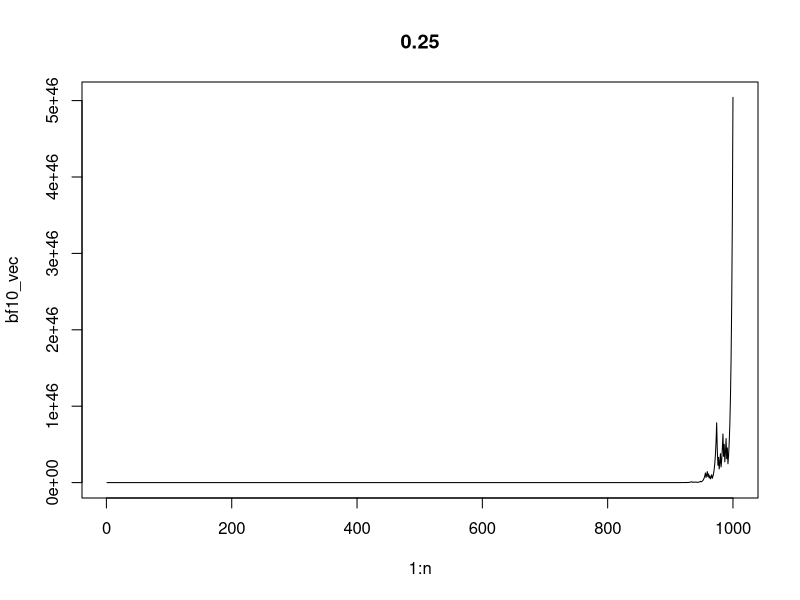
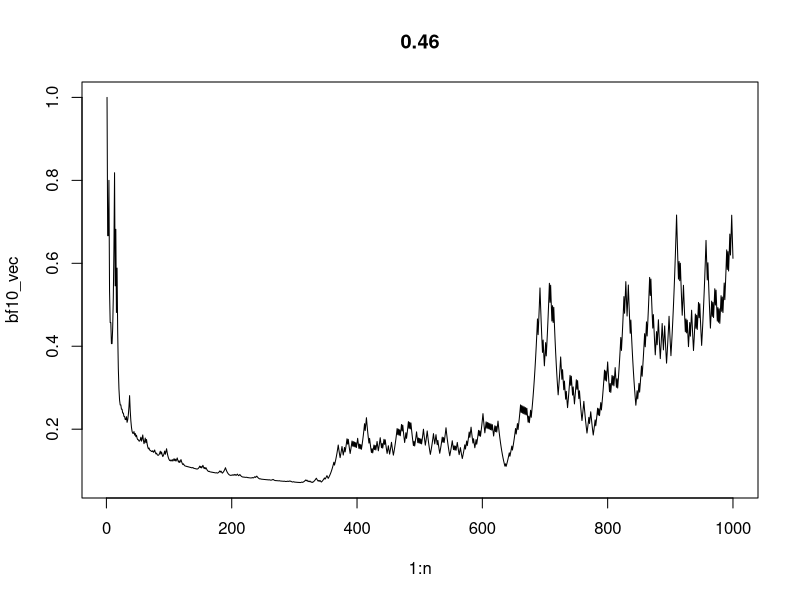
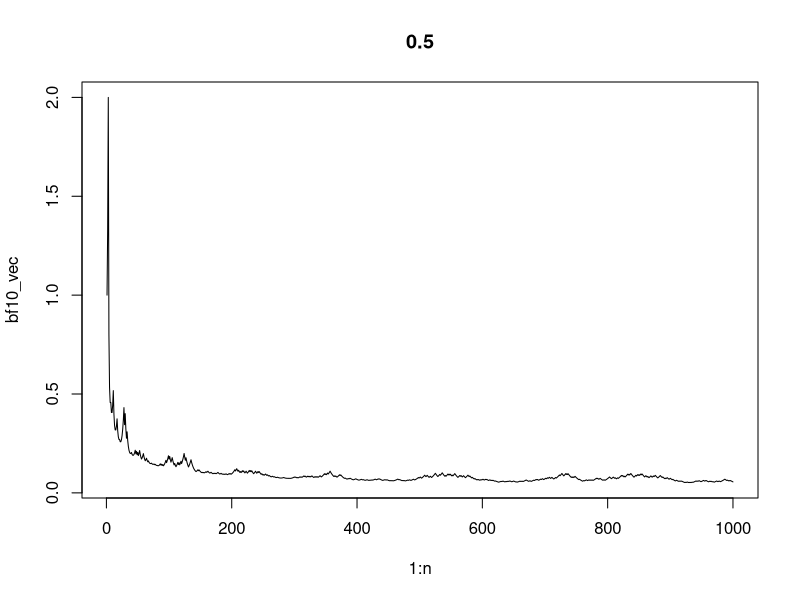
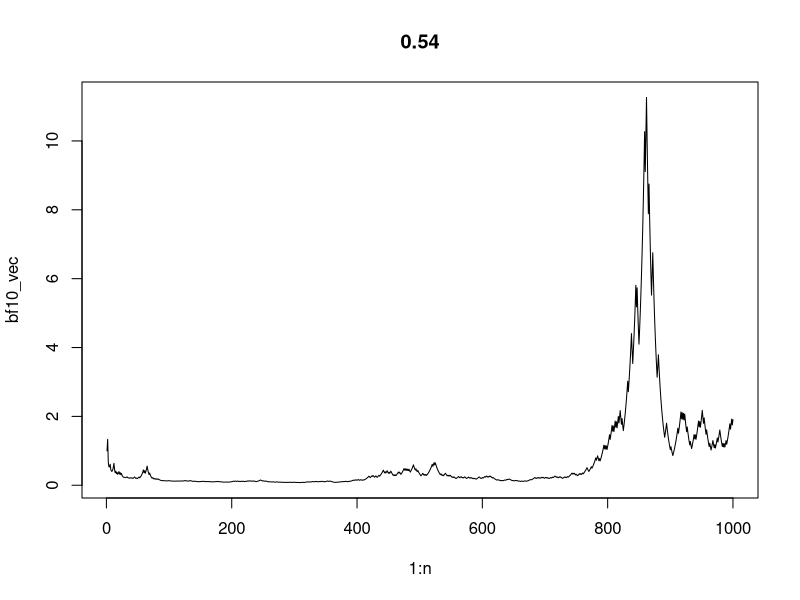

Generate these figures, in order, with R:

## Question 1
theta_list = c(0.25,0.46,0.5, 0.54)
a = b = 1


for (theta in theta_list){
  n = 1000
  y = c()
  bf10_vec = c()
  for(i in 1:n){
    y_new = rbinom(1,1,theta)
    y = c(y, y_new)
    Y = sum(y)
    bf10 = beta(a+Y, b+i-Y)/(0.5^i)
    bf10_vec = c(bf10_vec, bf10)
  }
  plot(x=1:n, y=bf10_vec, main=theta, type="l")
}

## Question 2
